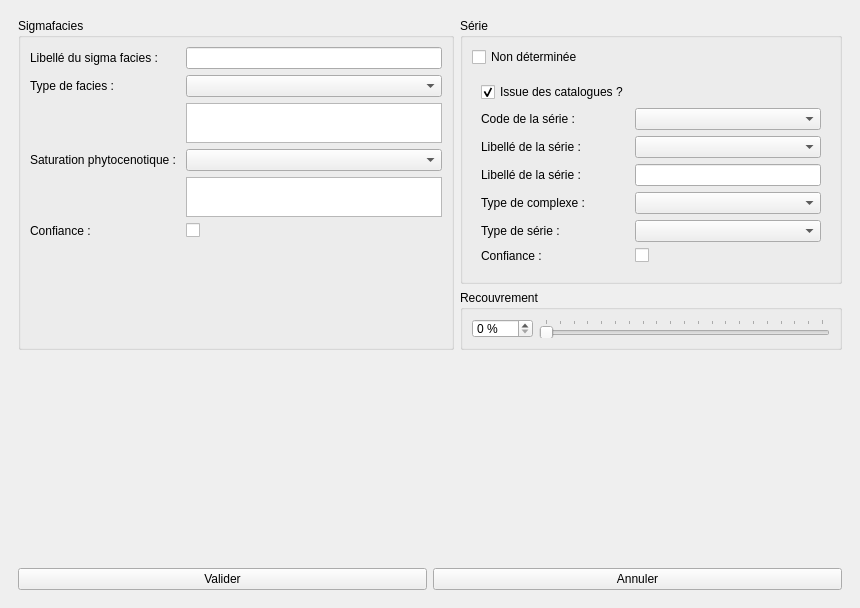
<?xml version="1.0" encoding="UTF-8"?>
<ui version="4.0">
 <class>sigmaf</class>
 <widget class="QDockWidget" name="sigmaf">
  <property name="geometry">
   <rect>
    <x>0</x>
    <y>0</y>
    <width>860</width>
    <height>608</height>
   </rect>
  </property>
  <property name="windowTitle">
   <string>Saisie d'un sigma facies</string>
  </property>
  <widget class="QWidget" name="dockWidgetContents">
   <layout class="QVBoxLayout" name="verticalLayout_2">
    <item>
     <widget class="QScrollArea" name="scrollArea">
      <property name="frameShape">
       <enum>QFrame::NoFrame</enum>
      </property>
      <property name="widgetResizable">
       <bool>true</bool>
      </property>
      <widget class="QWidget" name="wdgt_content">
       <property name="geometry">
        <rect>
         <x>0</x>
         <y>0</y>
         <width>842</width>
         <height>521</height>
        </rect>
       </property>
       <layout class="QGridLayout" name="gridLayout">
        <item row="0" column="1">
         <widget class="QGroupBox" name="gbox_serie">
          <property name="minimumSize">
           <size>
            <width>0</width>
            <height>235</height>
           </size>
          </property>
          <property name="title">
           <string>Série</string>
          </property>
          <property name="alignment">
           <set>Qt::AlignLeading|Qt::AlignLeft|Qt::AlignTop</set>
          </property>
          <property name="flat">
           <bool>false</bool>
          </property>
          <layout class="QVBoxLayout" name="verticalLayout">
           <item>
            <widget class="QCheckBox" name="serie_deter">
             <property name="text">
              <string>Non déterminée</string>
             </property>
             <property name="tristate">
              <bool>false</bool>
             </property>
            </widget>
           </item>
           <item>
            <widget class="QWidget" name="widget_serie" native="true">
             <layout class="QFormLayout" name="formLayout_2">
              <item row="0" column="0">
               <widget class="QCheckBox" name="serie_cat">
                <property name="text">
                 <string>Issue des catalogues ?</string>
                </property>
                <property name="checked">
                 <bool>true</bool>
                </property>
               </widget>
              </item>
              <item row="1" column="0">
               <widget class="QLabel" name="lb_code_ser">
                <property name="text">
                 <string>Code de la série :</string>
                </property>
               </widget>
              </item>
              <item row="1" column="1">
               <widget class="QComboBox" name="code_serie">
                <property name="enabled">
                 <bool>true</bool>
                </property>
                <property name="sizePolicy">
                 <sizepolicy hsizetype="MinimumExpanding" vsizetype="Fixed">
                  <horstretch>0</horstretch>
                  <verstretch>0</verstretch>
                 </sizepolicy>
                </property>
                <property name="inputMethodHints">
                 <set>Qt::ImhNone</set>
                </property>
                <property name="editable">
                 <bool>false</bool>
                </property>
                <property name="sizeAdjustPolicy">
                 <enum>QComboBox::AdjustToMinimumContentsLength</enum>
                </property>
               </widget>
              </item>
              <item row="2" column="0">
               <widget class="QLabel" name="lb_name_ser">
                <property name="text">
                 <string>Libellé de la série :</string>
                </property>
               </widget>
              </item>
              <item row="2" column="1">
               <widget class="QComboBox" name="lb_serie">
                <property name="sizePolicy">
                 <sizepolicy hsizetype="MinimumExpanding" vsizetype="Fixed">
                  <horstretch>0</horstretch>
                  <verstretch>0</verstretch>
                 </sizepolicy>
                </property>
                <property name="inputMethodHints">
                 <set>Qt::ImhNone</set>
                </property>
                <property name="editable">
                 <bool>false</bool>
                </property>
                <property name="sizeAdjustPolicy">
                 <enum>QComboBox::AdjustToMinimumContentsLength</enum>
                </property>
               </widget>
              </item>
              <item row="3" column="0">
               <widget class="QLabel" name="lb_name_ser_nc">
                <property name="text">
                 <string>Libellé de la série :</string>
                </property>
               </widget>
              </item>
              <item row="3" column="1">
               <widget class="QLineEdit" name="lb_serie_ln_edt">
                <property name="db_field_mapping" stdset="0">
                 <string>lb_serie</string>
                </property>
               </widget>
              </item>
              <item row="4" column="0">
               <widget class="QLabel" name="label_2">
                <property name="text">
                 <string>Type de complexe : </string>
                </property>
               </widget>
              </item>
              <item row="4" column="1">
               <widget class="QComboBox" name="type_cplx">
                <property name="sizePolicy">
                 <sizepolicy hsizetype="MinimumExpanding" vsizetype="Fixed">
                  <horstretch>0</horstretch>
                  <verstretch>0</verstretch>
                 </sizepolicy>
                </property>
                <property name="editable">
                 <bool>false</bool>
                </property>
                <property name="sizeAdjustPolicy">
                 <enum>QComboBox::AdjustToMinimumContentsLength</enum>
                </property>
               </widget>
              </item>
              <item row="5" column="0">
               <widget class="QLabel" name="label_8">
                <property name="text">
                 <string>Type de série : </string>
                </property>
               </widget>
              </item>
              <item row="5" column="1">
               <widget class="QComboBox" name="type_serie">
                <property name="sizePolicy">
                 <sizepolicy hsizetype="MinimumExpanding" vsizetype="Fixed">
                  <horstretch>0</horstretch>
                  <verstretch>0</verstretch>
                 </sizepolicy>
                </property>
                <property name="editable">
                 <bool>false</bool>
                </property>
                <property name="sizeAdjustPolicy">
                 <enum>QComboBox::AdjustToMinimumContentsLength</enum>
                </property>
               </widget>
              </item>
              <item row="6" column="0">
               <widget class="QLabel" name="label">
                <property name="text">
                 <string>Confiance :</string>
                </property>
                <property name="alignment">
                 <set>Qt::AlignLeading|Qt::AlignLeft|Qt::AlignVCenter</set>
                </property>
               </widget>
              </item>
              <item row="6" column="1">
               <widget class="QCheckBox" name="cfc_serie">
                <property name="text">
                 <string/>
                </property>
               </widget>
              </item>
             </layout>
            </widget>
           </item>
          </layout>
         </widget>
        </item>
        <item row="1" column="1">
         <widget class="QGroupBox" name="groupBox">
          <property name="sizePolicy">
           <sizepolicy hsizetype="Preferred" vsizetype="Expanding">
            <horstretch>0</horstretch>
            <verstretch>0</verstretch>
           </sizepolicy>
          </property>
          <property name="minimumSize">
           <size>
            <width>0</width>
            <height>60</height>
           </size>
          </property>
          <property name="maximumSize">
           <size>
            <width>16777215</width>
            <height>60</height>
           </size>
          </property>
          <property name="title">
           <string>Recouvrement</string>
          </property>
          <layout class="QFormLayout" name="formLayout_3">
           <item row="0" column="0">
            <widget class="QSpinBox" name="pct_recouv">
             <property name="suffix">
              <string> %</string>
             </property>
             <property name="maximum">
              <number>100</number>
             </property>
             <property name="singleStep">
              <number>5</number>
             </property>
            </widget>
           </item>
           <item row="0" column="1">
            <widget class="QSlider" name="horizontalSlider">
             <property name="maximum">
              <number>100</number>
             </property>
             <property name="singleStep">
              <number>5</number>
             </property>
             <property name="pageStep">
              <number>5</number>
             </property>
             <property name="orientation">
              <enum>Qt::Horizontal</enum>
             </property>
             <property name="tickPosition">
              <enum>QSlider::TicksAbove</enum>
             </property>
             <property name="tickInterval">
              <number>5</number>
             </property>
            </widget>
           </item>
          </layout>
         </widget>
        </item>
        <item row="3" column="0" colspan="2">
         <widget class="QWidget" name="relation_ctnr" native="true">
          <property name="enabled">
           <bool>true</bool>
          </property>
          <layout class="QVBoxLayout" name="verticalLayout_6">
           <item>
            <layout class="QVBoxLayout" name="verticalLayout_5"/>
           </item>
          </layout>
         </widget>
        </item>
        <item row="0" column="0" rowspan="2">
         <widget class="QGroupBox" name="groupBox_2">
          <property name="sizePolicy">
           <sizepolicy hsizetype="Preferred" vsizetype="Expanding">
            <horstretch>0</horstretch>
            <verstretch>0</verstretch>
           </sizepolicy>
          </property>
          <property name="minimumSize">
           <size>
            <width>0</width>
            <height>0</height>
           </size>
          </property>
          <property name="title">
           <string>Sigmafacies</string>
          </property>
          <layout class="QFormLayout" name="formLayout">
           <item row="0" column="0">
            <widget class="QLabel" name="lb_nom_sf">
             <property name="text">
              <string>Libellé du sigma facies :</string>
             </property>
            </widget>
           </item>
           <item row="0" column="1">
            <widget class="QLineEdit" name="lb_sigma"/>
           </item>
           <item row="1" column="0">
            <widget class="QLabel" name="label_11">
             <property name="text">
              <string>Type de facies : </string>
             </property>
            </widget>
           </item>
           <item row="1" column="1">
            <widget class="QComboBox" name="typ_facies">
             <property name="sizePolicy">
              <sizepolicy hsizetype="MinimumExpanding" vsizetype="Fixed">
               <horstretch>0</horstretch>
               <verstretch>0</verstretch>
              </sizepolicy>
             </property>
             <property name="editable">
              <bool>false</bool>
             </property>
             <property name="sizeAdjustPolicy">
              <enum>QComboBox::AdjustToMinimumContentsLength</enum>
             </property>
            </widget>
           </item>
           <item row="3" column="0">
            <widget class="QLabel" name="label_13">
             <property name="text">
              <string>Saturation phytocenotique : </string>
             </property>
            </widget>
           </item>
           <item row="3" column="1">
            <widget class="QComboBox" name="sat_phy">
             <property name="sizePolicy">
              <sizepolicy hsizetype="MinimumExpanding" vsizetype="Fixed">
               <horstretch>0</horstretch>
               <verstretch>0</verstretch>
              </sizepolicy>
             </property>
             <property name="editable">
              <bool>false</bool>
             </property>
             <property name="sizeAdjustPolicy">
              <enum>QComboBox::AdjustToMinimumContentsLength</enum>
             </property>
            </widget>
           </item>
           <item row="5" column="0">
            <widget class="QLabel" name="label_3">
             <property name="text">
              <string>Confiance :</string>
             </property>
            </widget>
           </item>
           <item row="5" column="1">
            <widget class="QCheckBox" name="cfc_facies">
             <property name="text">
              <string/>
             </property>
            </widget>
           </item>
           <item row="7" column="1">
            <widget class="QWidget" name="widget_2" native="true">
             <layout class="QHBoxLayout" name="horizontalLayout_2">
              <property name="leftMargin">
               <number>0</number>
              </property>
              <property name="topMargin">
               <number>0</number>
              </property>
              <property name="rightMargin">
               <number>0</number>
              </property>
              <property name="bottomMargin">
               <number>0</number>
              </property>
             </layout>
            </widget>
           </item>
           <item row="2" column="1">
            <widget class="QTextEdit" name="rmq_typ_fa">
             <property name="sizePolicy">
              <sizepolicy hsizetype="Expanding" vsizetype="Expanding">
               <horstretch>0</horstretch>
               <verstretch>0</verstretch>
              </sizepolicy>
             </property>
             <property name="minimumSize">
              <size>
               <width>0</width>
               <height>0</height>
              </size>
             </property>
             <property name="maximumSize">
              <size>
               <width>16777215</width>
               <height>40</height>
              </size>
             </property>
             <property name="tabChangesFocus">
              <bool>true</bool>
             </property>
             <property name="lineWrapMode">
              <enum>QTextEdit::WidgetWidth</enum>
             </property>
             <property name="lineWrapColumnOrWidth">
              <number>1</number>
             </property>
             <property name="acceptRichText">
              <bool>false</bool>
             </property>
            </widget>
           </item>
           <item row="4" column="1">
            <widget class="QTextEdit" name="rmq_sat_ph">
             <property name="sizePolicy">
              <sizepolicy hsizetype="Expanding" vsizetype="Expanding">
               <horstretch>0</horstretch>
               <verstretch>0</verstretch>
              </sizepolicy>
             </property>
             <property name="minimumSize">
              <size>
               <width>0</width>
               <height>0</height>
              </size>
             </property>
             <property name="maximumSize">
              <size>
               <width>16777215</width>
               <height>40</height>
              </size>
             </property>
             <property name="tabChangesFocus">
              <bool>true</bool>
             </property>
             <property name="lineWrapMode">
              <enum>QTextEdit::WidgetWidth</enum>
             </property>
             <property name="lineWrapColumnOrWidth">
              <number>1</number>
             </property>
             <property name="acceptRichText">
              <bool>false</bool>
             </property>
            </widget>
           </item>
          </layout>
         </widget>
        </item>
       </layout>
      </widget>
     </widget>
    </item>
    <item>
     <widget class="QWidget" name="widget" native="true">
      <layout class="QHBoxLayout" name="horizontalLayout">
       <item>
        <widget class="QPushButton" name="valid_btn">
         <property name="text">
          <string>Valider</string>
         </property>
        </widget>
       </item>
       <item>
        <widget class="QPushButton" name="cancel_btn">
         <property name="text">
          <string>Annuler</string>
         </property>
        </widget>
       </item>
      </layout>
     </widget>
    </item>
   </layout>
  </widget>
 </widget>
 <tabstops>
  <tabstop>lb_sigma</tabstop>
  <tabstop>typ_facies</tabstop>
  <tabstop>rmq_typ_fa</tabstop>
  <tabstop>sat_phy</tabstop>
  <tabstop>rmq_sat_ph</tabstop>
  <tabstop>cfc_facies</tabstop>
  <tabstop>serie_deter</tabstop>
  <tabstop>code_serie</tabstop>
  <tabstop>lb_serie</tabstop>
  <tabstop>type_cplx</tabstop>
  <tabstop>type_serie</tabstop>
  <tabstop>cfc_serie</tabstop>
  <tabstop>valid_btn</tabstop>
  <tabstop>cancel_btn</tabstop>
  <tabstop>scrollArea</tabstop>
 </tabstops>
 <resources/>
 <connections>
  <connection>
   <sender>serie_deter</sender>
   <signal>toggled(bool)</signal>
   <receiver>widget_serie</receiver>
   <slot>setHidden(bool)</slot>
   <hints>
    <hint type="sourcelabel">
     <x>239</x>
     <y>435</y>
    </hint>
    <hint type="destinationlabel">
     <x>219</x>
     <y>589</y>
    </hint>
   </hints>
  </connection>
  <connection>
   <sender>serie_cat</sender>
   <signal>toggled(bool)</signal>
   <receiver>lb_code_ser</receiver>
   <slot>setVisible(bool)</slot>
   <hints>
    <hint type="sourcelabel">
     <x>141</x>
     <y>467</y>
    </hint>
    <hint type="destinationlabel">
     <x>117</x>
     <y>493</y>
    </hint>
   </hints>
  </connection>
  <connection>
   <sender>serie_cat</sender>
   <signal>toggled(bool)</signal>
   <receiver>code_serie</receiver>
   <slot>setVisible(bool)</slot>
   <hints>
    <hint type="sourcelabel">
     <x>141</x>
     <y>467</y>
    </hint>
    <hint type="destinationlabel">
     <x>475</x>
     <y>493</y>
    </hint>
   </hints>
  </connection>
  <connection>
   <sender>serie_cat</sender>
   <signal>toggled(bool)</signal>
   <receiver>lb_name_ser_nc</receiver>
   <slot>setHidden(bool)</slot>
   <hints>
    <hint type="sourcelabel">
     <x>122</x>
     <y>467</y>
    </hint>
    <hint type="destinationlabel">
     <x>100</x>
     <y>551</y>
    </hint>
   </hints>
  </connection>
  <connection>
   <sender>serie_cat</sender>
   <signal>toggled(bool)</signal>
   <receiver>lb_serie_ln_edt</receiver>
   <slot>setHidden(bool)</slot>
   <hints>
    <hint type="sourcelabel">
     <x>122</x>
     <y>467</y>
    </hint>
    <hint type="destinationlabel">
     <x>474</x>
     <y>551</y>
    </hint>
   </hints>
  </connection>
  <connection>
   <sender>serie_cat</sender>
   <signal>toggled(bool)</signal>
   <receiver>lb_serie</receiver>
   <slot>setVisible(bool)</slot>
   <hints>
    <hint type="sourcelabel">
     <x>122</x>
     <y>467</y>
    </hint>
    <hint type="destinationlabel">
     <x>474</x>
     <y>519</y>
    </hint>
   </hints>
  </connection>
  <connection>
   <sender>serie_cat</sender>
   <signal>toggled(bool)</signal>
   <receiver>lb_name_ser</receiver>
   <slot>setVisible(bool)</slot>
   <hints>
    <hint type="sourcelabel">
     <x>122</x>
     <y>467</y>
    </hint>
    <hint type="destinationlabel">
     <x>100</x>
     <y>519</y>
    </hint>
   </hints>
  </connection>
  <connection>
   <sender>serie_cat</sender>
   <signal>toggled(bool)</signal>
   <receiver>lb_serie_ln_edt</receiver>
   <slot>clear()</slot>
   <hints>
    <hint type="sourcelabel">
     <x>122</x>
     <y>467</y>
    </hint>
    <hint type="destinationlabel">
     <x>474</x>
     <y>551</y>
    </hint>
   </hints>
  </connection>
  <connection>
   <sender>pct_recouv</sender>
   <signal>valueChanged(int)</signal>
   <receiver>horizontalSlider</receiver>
   <slot>setValue(int)</slot>
   <hints>
    <hint type="sourcelabel">
     <x>483</x>
     <y>469</y>
    </hint>
    <hint type="destinationlabel">
     <x>674</x>
     <y>471</y>
    </hint>
   </hints>
  </connection>
  <connection>
   <sender>horizontalSlider</sender>
   <signal>valueChanged(int)</signal>
   <receiver>pct_recouv</receiver>
   <slot>setValue(int)</slot>
   <hints>
    <hint type="sourcelabel">
     <x>674</x>
     <y>471</y>
    </hint>
    <hint type="destinationlabel">
     <x>483</x>
     <y>469</y>
    </hint>
   </hints>
  </connection>
 </connections>
</ui>
